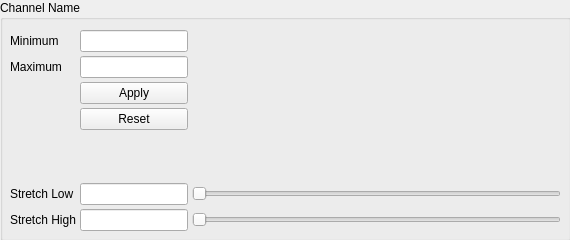
<?xml version="1.0" encoding="UTF-8"?>
<ui version="4.0">
 <class>ChannelStretchWidget</class>
 <widget class="QWidget" name="ChannelStretchWidget">
  <property name="geometry">
   <rect>
    <x>0</x>
    <y>0</y>
    <width>570</width>
    <height>240</height>
   </rect>
  </property>
  <property name="minimumSize">
   <size>
    <width>570</width>
    <height>240</height>
   </size>
  </property>
  <property name="windowTitle">
   <string>Channel Stretch Widget</string>
  </property>
  <widget class="QGroupBox" name="groupbox_channel">
   <property name="geometry">
    <rect>
     <x>0</x>
     <y>0</y>
     <width>571</width>
     <height>241</height>
    </rect>
   </property>
   <property name="title">
    <string>Channel Name</string>
   </property>
   <widget class="QWidget" name="gridLayoutWidget">
    <property name="geometry">
     <rect>
      <x>10</x>
      <y>30</y>
      <width>551</width>
      <height>201</height>
     </rect>
    </property>
    <layout class="QGridLayout" name="grid_layout" rowstretch="0,0,0,0,10,0,0" columnstretch="0,0,10" columnminimumwidth="0,0,0">
     <property name="spacing">
      <number>4</number>
     </property>
     <item row="6" column="1">
      <widget class="QLineEdit" name="lineedit_stretch_high"/>
     </item>
     <item row="5" column="1">
      <widget class="QLineEdit" name="lineedit_stretch_low"/>
     </item>
     <item row="2" column="1">
      <widget class="QPushButton" name="button_apply_bounds">
       <property name="toolTip">
        <string>Filter band data using min/max bounds before computing histogram</string>
       </property>
       <property name="text">
        <string>Apply</string>
       </property>
      </widget>
     </item>
     <item row="5" column="2">
      <widget class="QSlider" name="slider_stretch_low">
       <property name="toolTip">
        <string>Drag to adjust low boundary of stretch</string>
       </property>
       <property name="maximum">
        <number>100</number>
       </property>
       <property name="orientation">
        <enum>Qt::Horizontal</enum>
       </property>
       <property name="invertedAppearance">
        <bool>false</bool>
       </property>
      </widget>
     </item>
     <item row="6" column="0">
      <widget class="QLabel" name="label_stretch_high">
       <property name="text">
        <string>Stretch High</string>
       </property>
      </widget>
     </item>
     <item row="4" column="0" colspan="2">
      <spacer name="verticalSpacer">
       <property name="orientation">
        <enum>Qt::Vertical</enum>
       </property>
       <property name="sizeHint" stdset="0">
        <size>
         <width>20</width>
         <height>40</height>
        </size>
       </property>
      </spacer>
     </item>
     <item row="0" column="2" rowspan="5">
      <widget class="QWidget" name="histogram_widget" native="true"/>
     </item>
     <item row="6" column="2">
      <widget class="QSlider" name="slider_stretch_high">
       <property name="toolTip">
        <string>Drag to adjust high boundary of stretch</string>
       </property>
       <property name="orientation">
        <enum>Qt::Horizontal</enum>
       </property>
      </widget>
     </item>
     <item row="3" column="1">
      <widget class="QPushButton" name="button_reset_bounds">
       <property name="toolTip">
        <string>Reset min/max bounds to min/max values from band data</string>
       </property>
       <property name="text">
        <string>Reset</string>
       </property>
      </widget>
     </item>
     <item row="1" column="1">
      <widget class="QLineEdit" name="lineedit_max_bound"/>
     </item>
     <item row="5" column="0">
      <widget class="QLabel" name="label_stretch_low">
       <property name="text">
        <string>Stretch Low</string>
       </property>
      </widget>
     </item>
     <item row="0" column="1">
      <widget class="QLineEdit" name="lineedit_min_bound"/>
     </item>
     <item row="1" column="0">
      <widget class="QLabel" name="label_max_bound">
       <property name="text">
        <string>Maximum</string>
       </property>
       <property name="buddy">
        <cstring>lineedit_max_bound</cstring>
       </property>
      </widget>
     </item>
     <item row="0" column="0">
      <widget class="QLabel" name="label_min_bound">
       <property name="text">
        <string>Minimum</string>
       </property>
       <property name="buddy">
        <cstring>lineedit_min_bound</cstring>
       </property>
      </widget>
     </item>
    </layout>
   </widget>
  </widget>
 </widget>
 <resources/>
 <connections/>
</ui>
